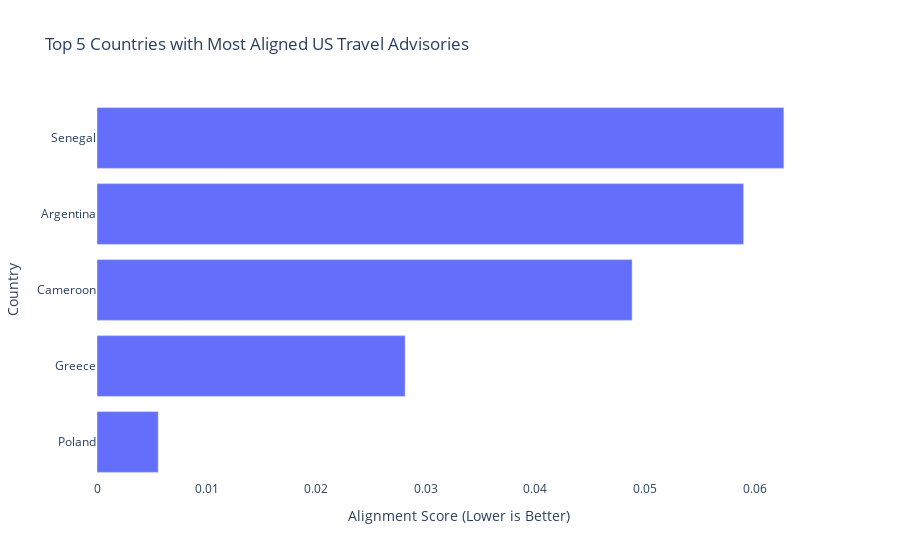
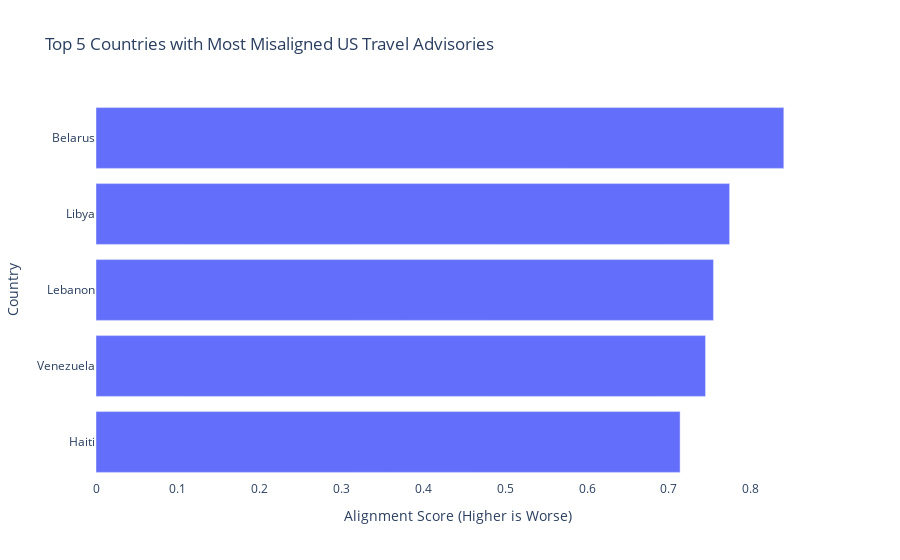

Notebook code cell kept with these figures, in order:
### Markdown cell above
To evaluate how well U.S. travel advisories align with real-world risk, we combined data from four global indicators: the Global Peace Index, Global Terrorism Index, protest activity, and U.S. citizen deaths overseas. For each country, we first calculated the number of active protests and the total number of U.S. citizen deaths. Each of these four risk indicators was then normalized to a 0–1 scale using Min-Max normalization, ensuring comparability regardless of original units. We averaged the normalized values to create a Composite Risk Score, where a higher score indicates greater overall risk. U.S. travel advisories were converted to numeric levels (1 to 4) and then normalized by dividing by 4, resulting in a Normalized Advisory Score on the same 0–1 scale. Finally, the Alignment Score was calculated as the absolute difference between the Composite Risk Score and the Normalized Advisory Score. A low alignment score means the advisory closely matches the risk level, while a high score indicates potential misalignment.

This analysis relies on the availability and quality of external data sources, which may vary in coverage, accuracy, or timeliness. For instance, protest counts or terrorism scores may underreport events in certain regions. Also, the equal weighting of all four indicators assumes they contribute equally to travel risk, which may not reflect how the U.S. government prioritizes threats. Additionally, some U.S. advisories are based on diplomatic or political concerns that aren't captured in quantitative risk metrics, so alignment may not always indicate correctness.

Despite these limitations, the graph provides a valuable data-driven lens into how U.S. travel advisories compare with globally recognized indicators of risk. By normalizing and aggregating independent sources, we can consistently compare countries and identify patterns or outliers. This helps spotlight where the U.S. might be over- or under-advising, fostering transparency and critical discussion about how travel warnings are issued.

### Code cell
# Aligned Countries Plot
fig_aligned = px.bar(
    top_aligned,
    x='Alignment Score',
    y='Country',
    orientation='h',
    title='Top 5 Countries with Most Aligned US Travel Advisories',
    labels={'Alignment Score': 'Alignment Score (Lower is Better)', 'Country': 'Country'},
)
fig_aligned.update_layout(
    yaxis={'categoryorder': 'total ascending'},
    plot_bgcolor='white',
    paper_bgcolor='white'
)
aligned_path = '../../img/top_5_aligned_advisories.html'
fig_aligned.write_html(aligned_path)
fig_aligned.show()

# Misaligned Countries Plot
fig_misaligned = px.bar(
    top_misaligned,
    x='Alignment Score',
    y='Country',
    orientation='h',
    title='Top 5 Countries with Most Misaligned US Travel Advisories',
    labels={'Alignment Score': 'Alignment Score (Higher is Worse)', 'Country': 'Country'},
)
fig_misaligned.update_layout(
    yaxis={'categoryorder': 'total ascending'},
    plot_bgcolor='white',
    paper_bgcolor='white'
)
misaligned_path = '../../img/top_5_misaligned_advisories.html'
fig_misaligned.write_html(misaligned_path)
fig_misaligned.show()

### Figure 1 — Plotly figure (JSON) as saved in the notebook; plotly's stock layout.template omitted (floating-point values rounded to 4 significant figures)
{"data": [{"hovertemplate": "Alignment Score (Lower is Better)=%{x}<br>Country=%{y}<extra></extra>", "legendgroup": "", "marker": {"color": "#636efa", "pattern": {"shape": ""}}, "name": "", "orientation": "h", "showlegend": false, "textposition": "auto", "type": "bar", "x": [0.005584, 0.02811, 0.04882, 0.05899, 0.06266], "xaxis": "x", "y": ["Poland", "Greece", "Cameroon", "Argentina", "Senegal"], "yaxis": "y"}], "layout": {"barmode": "relative", "legend": {"tracegroupgap": 0}, "paper_bgcolor": "white", "plot_bgcolor": "white", "title": {"text": "Top 5 Countries with Most Aligned US Travel Advisories"}, "xaxis": {"anchor": "y", "domain": [0, 1], "title": {"text": "Alignment Score (Lower is Better)"}}, "yaxis": {"anchor": "x", "categoryorder": "total ascending", "domain": [0, 1], "title": {"text": "Country"}}}}

### Figure 2 — Plotly figure (JSON) as saved in the notebook; plotly's stock layout.template omitted (floating-point values rounded to 4 significant figures)
{"data": [{"hovertemplate": "Alignment Score (Higher is Worse)=%{x}<br>Country=%{y}<extra></extra>", "legendgroup": "", "marker": {"color": "#636efa", "pattern": {"shape": ""}}, "name": "", "orientation": "h", "showlegend": false, "textposition": "auto", "type": "bar", "x": [0.8403, 0.774, 0.7543, 0.7446, 0.7135], "xaxis": "x", "y": ["Belarus", "Libya", "Lebanon", "Venezuela", "Haiti"], "yaxis": "y"}], "layout": {"barmode": "relative", "legend": {"tracegroupgap": 0}, "paper_bgcolor": "white", "plot_bgcolor": "white", "title": {"text": "Top 5 Countries with Most Misaligned US Travel Advisories"}, "xaxis": {"anchor": "y", "domain": [0, 1], "title": {"text": "Alignment Score (Higher is Worse)"}}, "yaxis": {"anchor": "x", "categoryorder": "total ascending", "domain": [0, 1], "title": {"text": "Country"}}}}
